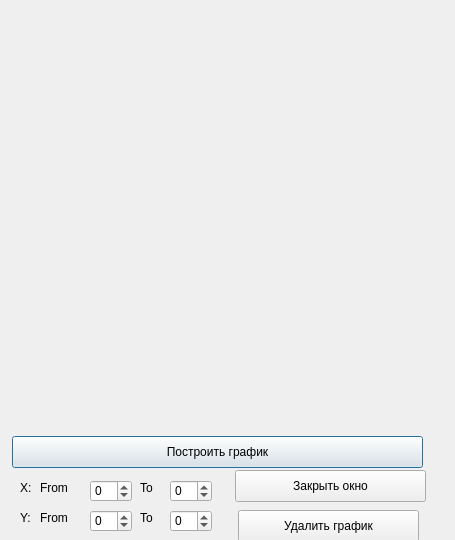
<?xml version="1.0" encoding="UTF-8"?>
<ui version="4.0">
 <class>Graph</class>
 <widget class="QDialog" name="Graph">
  <property name="geometry">
   <rect>
    <x>0</x>
    <y>0</y>
    <width>455</width>
    <height>540</height>
   </rect>
  </property>
  <property name="windowTitle">
   <string>Dialog</string>
  </property>
  <widget class="QCustomPlot" name="widget" native="true">
   <property name="geometry">
    <rect>
     <x>12</x>
     <y>12</y>
     <width>431</width>
     <height>414</height>
    </rect>
   </property>
  </widget>
  <widget class="QPushButton" name="pushButton_get_graph">
   <property name="geometry">
    <rect>
     <x>12</x>
     <y>436</y>
     <width>411</width>
     <height>32</height>
    </rect>
   </property>
   <property name="text">
    <string>Построить график</string>
   </property>
  </widget>
  <widget class="QPushButton" name="pushButton_exit">
   <property name="geometry">
    <rect>
     <x>235</x>
     <y>470</y>
     <width>191</width>
     <height>32</height>
    </rect>
   </property>
   <property name="text">
    <string>Закрыть окно</string>
   </property>
  </widget>
  <widget class="QPushButton" name="pushButton_clear_graph">
   <property name="geometry">
    <rect>
     <x>238</x>
     <y>510</y>
     <width>181</width>
     <height>32</height>
    </rect>
   </property>
   <property name="text">
    <string>Удалить график</string>
   </property>
  </widget>
  <widget class="QLabel" name="label_4">
   <property name="geometry">
    <rect>
     <x>20</x>
     <y>510</y>
     <width>58</width>
     <height>16</height>
    </rect>
   </property>
   <property name="text">
    <string>Y:</string>
   </property>
  </widget>
  <widget class="QLabel" name="label">
   <property name="geometry">
    <rect>
     <x>20</x>
     <y>480</y>
     <width>58</width>
     <height>16</height>
    </rect>
   </property>
   <property name="text">
    <string>X:</string>
   </property>
  </widget>
  <widget class="QLabel" name="label_2">
   <property name="geometry">
    <rect>
     <x>40</x>
     <y>480</y>
     <width>58</width>
     <height>16</height>
    </rect>
   </property>
   <property name="text">
    <string>From</string>
   </property>
  </widget>
  <widget class="QLabel" name="label_5">
   <property name="geometry">
    <rect>
     <x>40</x>
     <y>510</y>
     <width>58</width>
     <height>16</height>
    </rect>
   </property>
   <property name="text">
    <string>From</string>
   </property>
  </widget>
  <widget class="QSpinBox" name="spinBox_set_x_max">
   <property name="geometry">
    <rect>
     <x>90</x>
     <y>480</y>
     <width>42</width>
     <height>22</height>
    </rect>
   </property>
   <property name="minimum">
    <number>-1000000</number>
   </property>
   <property name="maximum">
    <number>1000000</number>
   </property>
   <property name="singleStep">
    <number>1</number>
   </property>
  </widget>
  <widget class="QSpinBox" name="spinBox_set_y_max">
   <property name="geometry">
    <rect>
     <x>90</x>
     <y>510</y>
     <width>42</width>
     <height>22</height>
    </rect>
   </property>
   <property name="minimum">
    <number>-1000000</number>
   </property>
   <property name="maximum">
    <number>1000000</number>
   </property>
  </widget>
  <widget class="QLabel" name="label_3">
   <property name="geometry">
    <rect>
     <x>140</x>
     <y>480</y>
     <width>58</width>
     <height>16</height>
    </rect>
   </property>
   <property name="text">
    <string>To</string>
   </property>
  </widget>
  <widget class="QLabel" name="label_6">
   <property name="geometry">
    <rect>
     <x>140</x>
     <y>510</y>
     <width>58</width>
     <height>16</height>
    </rect>
   </property>
   <property name="text">
    <string>To</string>
   </property>
  </widget>
  <widget class="QSpinBox" name="spinBox_set_x_min">
   <property name="geometry">
    <rect>
     <x>170</x>
     <y>480</y>
     <width>42</width>
     <height>22</height>
    </rect>
   </property>
   <property name="minimum">
    <number>-1000000</number>
   </property>
   <property name="maximum">
    <number>1000000</number>
   </property>
  </widget>
  <widget class="QSpinBox" name="spinBox_set_y_min">
   <property name="geometry">
    <rect>
     <x>170</x>
     <y>510</y>
     <width>42</width>
     <height>22</height>
    </rect>
   </property>
   <property name="minimum">
    <number>-1000000</number>
   </property>
   <property name="maximum">
    <number>1000000</number>
   </property>
  </widget>
 </widget>
 <customwidgets>
  <customwidget>
   <class>QCustomPlot</class>
   <extends>QWidget</extends>
   <header>qcustomplot.h</header>
   <container>1</container>
  </customwidget>
 </customwidgets>
 <resources/>
 <connections/>
</ui>
